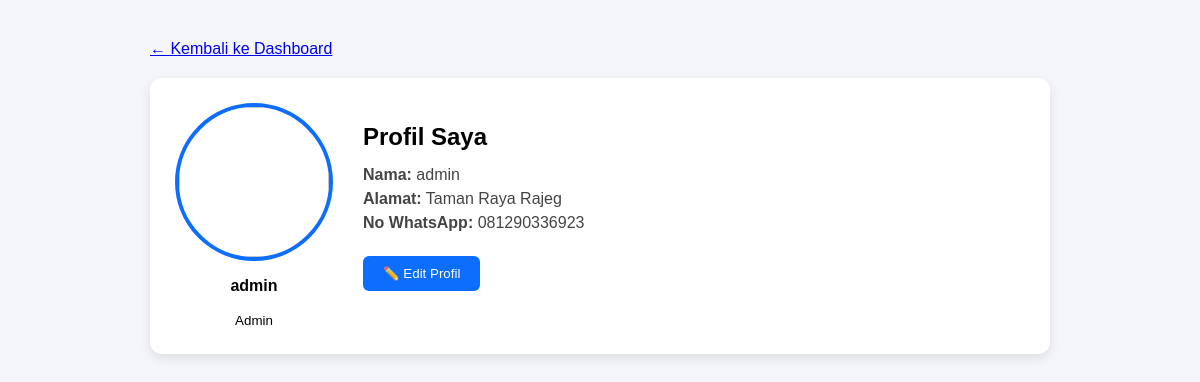
The app's page /profile.php (signed in) with its own data.
### tables this page shows
CREATE TABLE `users` (
  `id` int(11) NOT NULL,
  `nama` varchar(100) DEFAULT NULL,
  `email` varchar(100) DEFAULT NULL,
  `password` varchar(255) DEFAULT NULL,
  `role` enum('admin','warga') DEFAULT NULL,
  `no_wa` varchar(20) DEFAULT NULL,
  `alamat` text DEFAULT NULL,
  `created_at` timestamp NOT NULL DEFAULT current_timestamp(),
  `foto` varchar(255) DEFAULT NULL
);

### profile.php (the view, shortened to what this page needs)
<?php
require_once "../config/database.php";
$id = $_SESSION['user_id'];
$q = mysqli_query($conn, "SELECT * FROM users WHERE id='$id'");
$user = mysqli_fetch_assoc($q);
?>
<!DOCTYPE html>
<html lang="id">
<head>
</head>
<body>
<div class="container">
    <a href="dashboard.php" class="btn-back">← Kembali ke Dashboard</a>
    <div class="card">
        <div class="profile-img">
            <img src="../uploads/profile/<?= !empty($user['foto']) ? $user['foto'] : '../default.png'; ?>">
            <p><strong><?= $user['nama']; ?></strong></p>
            <small><?= ucfirst($user['role']); ?></small>
        </div>
        <div class="profile-info">
            <h2>Profil Saya</h2>
            <div id="viewMode" class="info">
                <p><strong>Nama:</strong> <?= $user['nama']; ?></p>
                <p><strong>Alamat:</strong> <?= $user['alamat']; ?></p>
                <p><strong>No WhatsApp:</strong> <?= $user['no_wa']; ?></p>
                <br>
                <button class="edit-btn" onclick="editProfile()">✏️ Edit Profil</button>
            </div>
        </div>
    </div>
</div>
</body>
</html>

### profile.php (style rules this page uses)
body { font-family: Arial, sans-serif; background: #f4f6f9; }
.container { max-width: 900px; margin: 40px auto; }
.card { background: #fff; border-radius: 12px; padding: 25px; box-shadow: 0 4px 12px rgba(0,0,0,.1); display: flex; gap: 30px; margin-top: 20px; }
.profile-img { text-align: center; }
.profile-img img { width: 150px; height: 150px; border-radius: 50%; object-fit: cover; border: 4px solid #0d6efd; }
.profile-info { flex: 1; }
.profile-info h2 { margin-bottom: 15px; }
.info p { margin: 6px 0; color: #444; }
button { padding: 10px 20px; border: none; border-radius: 6px; cursor: pointer; }
.edit-btn { background: #0d6efd; color: #fff; }

### records on screen
users: nama "admin", role "Admin", alamat "Taman Raya Rajeg", no_wa "081290336923"
